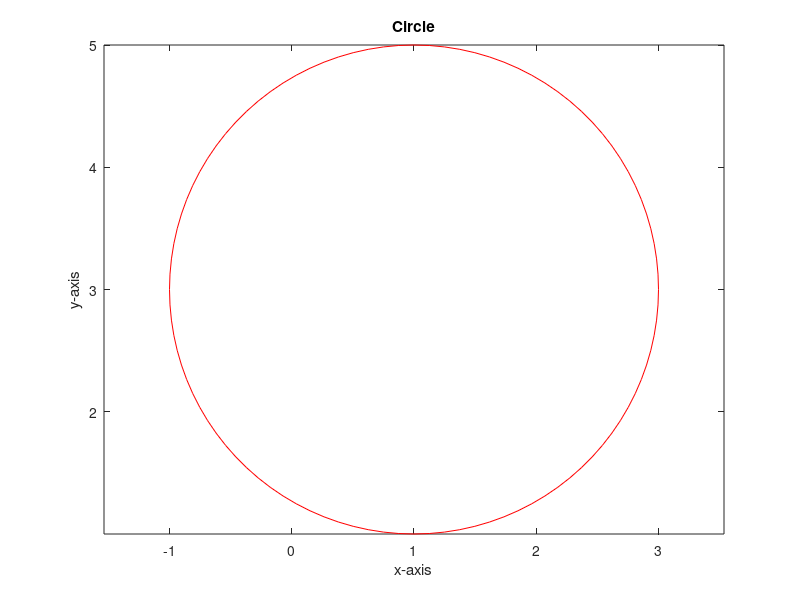

The MATLAB source for this figure:
%cicle
clc 
clear all
t=linspace(0,2*pi,101);
x=1+2*cos(t);
y=3+2*sin(t);
plot(x,y,'r')
axis equal
xlabel('x-axis')
ylabel('y-axis')
title('Circle')